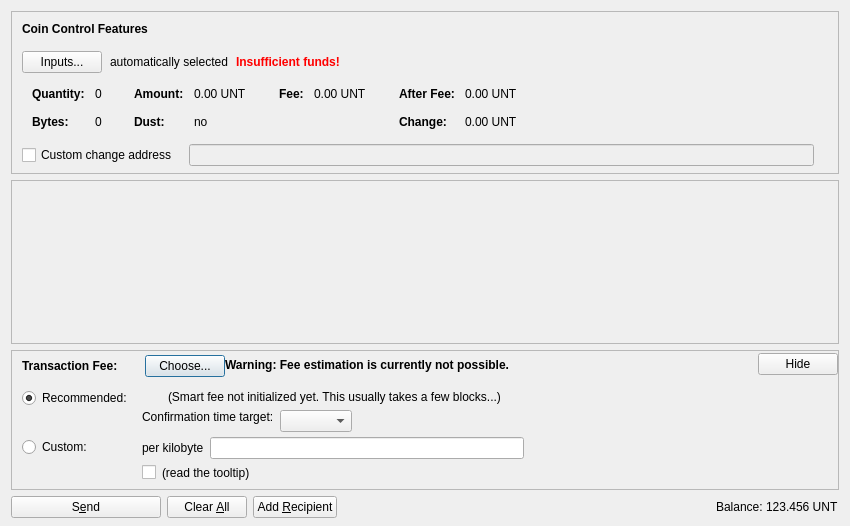
<?xml version="1.0" encoding="UTF-8"?>
<ui version="4.0">
 <class>SendCoinsDialog</class>
 <widget class="QDialog" name="SendCoinsDialog">
  <property name="geometry">
   <rect>
    <x>0</x>
    <y>0</y>
    <width>850</width>
    <height>526</height>
   </rect>
  </property>
  <property name="windowTitle">
   <string>Send Coins</string>
  </property>
  <layout class="QVBoxLayout" name="verticalLayout" stretch="0,1,0,0">
   <property name="bottomMargin">
    <number>8</number>
   </property>
   <item>
    <widget class="QFrame" name="frameCoinControl">
     <property name="sizePolicy">
      <sizepolicy hsizetype="Expanding" vsizetype="Expanding">
       <horstretch>0</horstretch>
       <verstretch>0</verstretch>
      </sizepolicy>
     </property>
     <property name="maximumSize">
      <size>
       <width>16777215</width>
       <height>16777215</height>
      </size>
     </property>
     <property name="frameShape">
      <enum>QFrame::StyledPanel</enum>
     </property>
     <property name="frameShadow">
      <enum>QFrame::Sunken</enum>
     </property>
     <layout class="QVBoxLayout" name="verticalLayoutCoinControl2">
      <property name="spacing">
       <number>0</number>
      </property>
      <property name="leftMargin">
       <number>0</number>
      </property>
      <property name="topMargin">
       <number>0</number>
      </property>
      <property name="rightMargin">
       <number>0</number>
      </property>
      <property name="bottomMargin">
       <number>6</number>
      </property>
      <item>
       <layout class="QVBoxLayout" name="verticalLayoutCoinControl" stretch="0,0,0,0,1">
        <property name="spacing">
         <number>0</number>
        </property>
        <property name="leftMargin">
         <number>10</number>
        </property>
        <property name="topMargin">
         <number>10</number>
        </property>
        <item>
         <layout class="QHBoxLayout" name="horizontalLayoutCoinControl1">
          <property name="bottomMargin">
           <number>15</number>
          </property>
          <item>
           <widget class="QLabel" name="labelCoinControlFeatures">
            <property name="sizePolicy">
             <sizepolicy hsizetype="Preferred" vsizetype="Maximum">
              <horstretch>0</horstretch>
              <verstretch>0</verstretch>
             </sizepolicy>
            </property>
            <property name="font">
             <font>
              <weight>75</weight>
              <bold>true</bold>
             </font>
            </property>
            <property name="styleSheet">
             <string notr="true">font-weight:bold;</string>
            </property>
            <property name="text">
             <string>Coin Control Features</string>
            </property>
           </widget>
          </item>
         </layout>
        </item>
        <item>
         <layout class="QHBoxLayout" name="horizontalLayoutCoinControl2" stretch="0,0,0,0">
          <property name="spacing">
           <number>8</number>
          </property>
          <property name="bottomMargin">
           <number>10</number>
          </property>
          <item>
           <widget class="QPushButton" name="pushButtonCoinControl">
            <property name="styleSheet">
             <string notr="true"/>
            </property>
            <property name="text">
             <string>Inputs...</string>
            </property>
            <property name="autoDefault">
             <bool>false</bool>
            </property>
           </widget>
          </item>
          <item>
           <widget class="QLabel" name="labelCoinControlAutomaticallySelected">
            <property name="text">
             <string>automatically selected</string>
            </property>
            <property name="margin">
             <number>5</number>
            </property>
           </widget>
          </item>
          <item>
           <widget class="QLabel" name="labelCoinControlInsuffFunds">
            <property name="font">
             <font>
              <weight>75</weight>
              <bold>true</bold>
             </font>
            </property>
            <property name="styleSheet">
             <string notr="true">color:red;font-weight:bold;</string>
            </property>
            <property name="text">
             <string>Insufficient funds!</string>
            </property>
            <property name="margin">
             <number>5</number>
            </property>
           </widget>
          </item>
          <item>
           <spacer name="horizontalSpacerCoinControl">
            <property name="orientation">
             <enum>Qt::Horizontal</enum>
            </property>
            <property name="sizeHint" stdset="0">
             <size>
              <width>40</width>
              <height>1</height>
             </size>
            </property>
           </spacer>
          </item>
         </layout>
        </item>
        <item>
         <widget class="QWidget" name="widgetCoinControl" native="true">
          <property name="sizePolicy">
           <sizepolicy hsizetype="Preferred" vsizetype="Preferred">
            <horstretch>0</horstretch>
            <verstretch>0</verstretch>
           </sizepolicy>
          </property>
          <property name="minimumSize">
           <size>
            <width>0</width>
            <height>0</height>
           </size>
          </property>
          <property name="styleSheet">
           <string notr="true"/>
          </property>
          <layout class="QHBoxLayout" name="horizontalLayoutCoinControl5">
           <property name="leftMargin">
            <number>0</number>
           </property>
           <property name="topMargin">
            <number>0</number>
           </property>
           <property name="rightMargin">
            <number>0</number>
           </property>
           <property name="bottomMargin">
            <number>0</number>
           </property>
           <item>
            <layout class="QHBoxLayout" name="horizontalLayoutCoinControl3" stretch="0,0,0,1">
             <property name="spacing">
              <number>20</number>
             </property>
             <property name="topMargin">
              <number>0</number>
             </property>
             <property name="bottomMargin">
              <number>10</number>
             </property>
             <item>
              <layout class="QFormLayout" name="formLayoutCoinControl1">
               <property name="horizontalSpacing">
                <number>10</number>
               </property>
               <property name="verticalSpacing">
                <number>14</number>
               </property>
               <property name="leftMargin">
                <number>10</number>
               </property>
               <property name="topMargin">
                <number>4</number>
               </property>
               <property name="rightMargin">
                <number>6</number>
               </property>
               <item row="0" column="0">
                <widget class="QLabel" name="labelCoinControlQuantityText">
                 <property name="font">
                  <font>
                   <weight>75</weight>
                   <bold>true</bold>
                  </font>
                 </property>
                 <property name="text">
                  <string>Quantity:</string>
                 </property>
                 <property name="margin">
                  <number>0</number>
                 </property>
                </widget>
               </item>
               <item row="0" column="1">
                <widget class="QLabel" name="labelCoinControlQuantity">
                 <property name="cursor">
                  <cursorShape>IBeamCursor</cursorShape>
                 </property>
                 <property name="contextMenuPolicy">
                  <enum>Qt::ActionsContextMenu</enum>
                 </property>
                 <property name="text">
                  <string notr="true">0</string>
                 </property>
                 <property name="margin">
                  <number>0</number>
                 </property>
                 <property name="textInteractionFlags">
                  <set>Qt::LinksAccessibleByMouse|Qt::TextSelectableByKeyboard|Qt::TextSelectableByMouse</set>
                 </property>
                </widget>
               </item>
               <item row="1" column="0">
                <widget class="QLabel" name="labelCoinControlBytesText">
                 <property name="font">
                  <font>
                   <weight>75</weight>
                   <bold>true</bold>
                  </font>
                 </property>
                 <property name="text">
                  <string>Bytes:</string>
                 </property>
                </widget>
               </item>
               <item row="1" column="1">
                <widget class="QLabel" name="labelCoinControlBytes">
                 <property name="cursor">
                  <cursorShape>IBeamCursor</cursorShape>
                 </property>
                 <property name="contextMenuPolicy">
                  <enum>Qt::ActionsContextMenu</enum>
                 </property>
                 <property name="text">
                  <string notr="true">0</string>
                 </property>
                 <property name="textInteractionFlags">
                  <set>Qt::LinksAccessibleByMouse|Qt::TextSelectableByKeyboard|Qt::TextSelectableByMouse</set>
                 </property>
                </widget>
               </item>
              </layout>
             </item>
             <item>
              <layout class="QFormLayout" name="formLayoutCoinControl2">
               <property name="horizontalSpacing">
                <number>10</number>
               </property>
               <property name="verticalSpacing">
                <number>14</number>
               </property>
               <property name="leftMargin">
                <number>6</number>
               </property>
               <property name="topMargin">
                <number>4</number>
               </property>
               <property name="rightMargin">
                <number>6</number>
               </property>
               <item row="0" column="0">
                <widget class="QLabel" name="labelCoinControlAmountText">
                 <property name="font">
                  <font>
                   <weight>75</weight>
                   <bold>true</bold>
                  </font>
                 </property>
                 <property name="text">
                  <string>Amount:</string>
                 </property>
                 <property name="margin">
                  <number>0</number>
                 </property>
                </widget>
               </item>
               <item row="0" column="1">
                <widget class="QLabel" name="labelCoinControlAmount">
                 <property name="cursor">
                  <cursorShape>IBeamCursor</cursorShape>
                 </property>
                 <property name="contextMenuPolicy">
                  <enum>Qt::ActionsContextMenu</enum>
                 </property>
                 <property name="text">
                  <string notr="true">0.00 UNT</string>
                 </property>
                 <property name="textInteractionFlags">
                  <set>Qt::LinksAccessibleByMouse|Qt::TextSelectableByKeyboard|Qt::TextSelectableByMouse</set>
                 </property>
                </widget>
               </item>
               <item row="1" column="0">
                <widget class="QLabel" name="labelCoinControlLowOutputText">
                 <property name="font">
                  <font>
                   <weight>75</weight>
                   <bold>true</bold>
                  </font>
                 </property>
                 <property name="text">
                  <string>Dust:</string>
                 </property>
                </widget>
               </item>
               <item row="1" column="1">
                <widget class="QLabel" name="labelCoinControlLowOutput">
                 <property name="cursor">
                  <cursorShape>IBeamCursor</cursorShape>
                 </property>
                 <property name="contextMenuPolicy">
                  <enum>Qt::ActionsContextMenu</enum>
                 </property>
                 <property name="text">
                  <string notr="true">no</string>
                 </property>
                 <property name="textInteractionFlags">
                  <set>Qt::LinksAccessibleByMouse|Qt::TextSelectableByKeyboard|Qt::TextSelectableByMouse</set>
                 </property>
                </widget>
               </item>
              </layout>
             </item>
             <item>
              <layout class="QFormLayout" name="formLayoutCoinControl3">
               <property name="horizontalSpacing">
                <number>10</number>
               </property>
               <property name="verticalSpacing">
                <number>14</number>
               </property>
               <property name="leftMargin">
                <number>6</number>
               </property>
               <property name="topMargin">
                <number>4</number>
               </property>
               <property name="rightMargin">
                <number>6</number>
               </property>
               <item row="0" column="0">
                <widget class="QLabel" name="labelCoinControlFeeText">
                 <property name="font">
                  <font>
                   <weight>75</weight>
                   <bold>true</bold>
                  </font>
                 </property>
                 <property name="text">
                  <string>Fee:</string>
                 </property>
                 <property name="margin">
                  <number>0</number>
                 </property>
                </widget>
               </item>
               <item row="0" column="1">
                <widget class="QLabel" name="labelCoinControlFee">
                 <property name="cursor">
                  <cursorShape>IBeamCursor</cursorShape>
                 </property>
                 <property name="contextMenuPolicy">
                  <enum>Qt::ActionsContextMenu</enum>
                 </property>
                 <property name="text">
                  <string notr="true">0.00 UNT</string>
                 </property>
                 <property name="textInteractionFlags">
                  <set>Qt::LinksAccessibleByMouse|Qt::TextSelectableByKeyboard|Qt::TextSelectableByMouse</set>
                 </property>
                </widget>
               </item>
              </layout>
             </item>
             <item>
              <layout class="QFormLayout" name="formLayoutCoinControl4">
               <property name="horizontalSpacing">
                <number>10</number>
               </property>
               <property name="verticalSpacing">
                <number>14</number>
               </property>
               <property name="leftMargin">
                <number>6</number>
               </property>
               <property name="topMargin">
                <number>4</number>
               </property>
               <property name="rightMargin">
                <number>6</number>
               </property>
               <item row="0" column="0">
                <widget class="QLabel" name="labelCoinControlAfterFeeText">
                 <property name="font">
                  <font>
                   <weight>75</weight>
                   <bold>true</bold>
                  </font>
                 </property>
                 <property name="text">
                  <string>After Fee:</string>
                 </property>
                 <property name="margin">
                  <number>0</number>
                 </property>
                </widget>
               </item>
               <item row="0" column="1">
                <widget class="QLabel" name="labelCoinControlAfterFee">
                 <property name="cursor">
                  <cursorShape>IBeamCursor</cursorShape>
                 </property>
                 <property name="contextMenuPolicy">
                  <enum>Qt::ActionsContextMenu</enum>
                 </property>
                 <property name="text">
                  <string notr="true">0.00 UNT</string>
                 </property>
                 <property name="textInteractionFlags">
                  <set>Qt::LinksAccessibleByMouse|Qt::TextSelectableByKeyboard|Qt::TextSelectableByMouse</set>
                 </property>
                </widget>
               </item>
               <item row="1" column="0">
                <widget class="QLabel" name="labelCoinControlChangeText">
                 <property name="font">
                  <font>
                   <weight>75</weight>
                   <bold>true</bold>
                  </font>
                 </property>
                 <property name="text">
                  <string>Change:</string>
                 </property>
                </widget>
               </item>
               <item row="1" column="1">
                <widget class="QLabel" name="labelCoinControlChange">
                 <property name="cursor">
                  <cursorShape>IBeamCursor</cursorShape>
                 </property>
                 <property name="contextMenuPolicy">
                  <enum>Qt::ActionsContextMenu</enum>
                 </property>
                 <property name="text">
                  <string notr="true">0.00 UNT</string>
                 </property>
                 <property name="textInteractionFlags">
                  <set>Qt::LinksAccessibleByMouse|Qt::TextSelectableByKeyboard|Qt::TextSelectableByMouse</set>
                 </property>
                </widget>
               </item>
              </layout>
             </item>
            </layout>
           </item>
          </layout>
         </widget>
        </item>
        <item>
         <layout class="QHBoxLayout" name="horizontalLayoutCoinControl4" stretch="0,0,0">
          <property name="spacing">
           <number>12</number>
          </property>
          <property name="sizeConstraint">
           <enum>QLayout::SetDefaultConstraint</enum>
          </property>
          <property name="topMargin">
           <number>5</number>
          </property>
          <property name="rightMargin">
           <number>5</number>
          </property>
          <item>
           <widget class="QCheckBox" name="checkBoxCoinControlChange">
            <property name="toolTip">
             <string>If this is activated, but the change address is empty or invalid, change will be sent to a newly generated address.</string>
            </property>
            <property name="text">
             <string>Custom change address</string>
            </property>
           </widget>
          </item>
          <item>
           <widget class="QValidatedLineEdit" name="lineEditCoinControlChange">
            <property name="enabled">
             <bool>false</bool>
            </property>
            <property name="sizePolicy">
             <sizepolicy hsizetype="Expanding" vsizetype="Fixed">
              <horstretch>0</horstretch>
              <verstretch>0</verstretch>
             </sizepolicy>
            </property>
           </widget>
          </item>
          <item>
           <widget class="QLabel" name="labelCoinControlChangeLabel">
            <property name="sizePolicy">
             <sizepolicy hsizetype="Preferred" vsizetype="Expanding">
              <horstretch>0</horstretch>
              <verstretch>0</verstretch>
             </sizepolicy>
            </property>
            <property name="minimumSize">
             <size>
              <width>0</width>
              <height>0</height>
             </size>
            </property>
            <property name="text">
             <string/>
            </property>
            <property name="margin">
             <number>3</number>
            </property>
           </widget>
          </item>
         </layout>
        </item>
        <item>
         <spacer name="verticalSpacerCoinControl">
          <property name="orientation">
           <enum>Qt::Vertical</enum>
          </property>
          <property name="sizeHint" stdset="0">
           <size>
            <width>800</width>
            <height>1</height>
           </size>
          </property>
         </spacer>
        </item>
       </layout>
      </item>
     </layout>
    </widget>
   </item>
   <item>
    <widget class="QScrollArea" name="scrollArea">
     <property name="widgetResizable">
      <bool>true</bool>
     </property>
     <widget class="QWidget" name="scrollAreaWidgetContents">
      <property name="geometry">
       <rect>
        <x>0</x>
        <y>0</y>
        <width>830</width>
        <height>104</height>
       </rect>
      </property>
      <layout class="QVBoxLayout" name="verticalLayout_2" stretch="0,1">
       <property name="leftMargin">
        <number>0</number>
       </property>
       <property name="topMargin">
        <number>0</number>
       </property>
       <property name="rightMargin">
        <number>0</number>
       </property>
       <property name="bottomMargin">
        <number>0</number>
       </property>
       <item>
        <layout class="QVBoxLayout" name="entries">
         <property name="spacing">
          <number>6</number>
         </property>
        </layout>
       </item>
       <item>
        <spacer name="verticalSpacer">
         <property name="orientation">
          <enum>Qt::Vertical</enum>
         </property>
         <property name="sizeHint" stdset="0">
          <size>
           <width>20</width>
           <height>40</height>
          </size>
         </property>
        </spacer>
       </item>
      </layout>
     </widget>
    </widget>
   </item>
   <item>
    <widget class="QFrame" name="frameFee">
     <property name="sizePolicy">
      <sizepolicy hsizetype="Expanding" vsizetype="Expanding">
       <horstretch>0</horstretch>
       <verstretch>0</verstretch>
      </sizepolicy>
     </property>
     <property name="maximumSize">
      <size>
       <width>16777215</width>
       <height>16777215</height>
      </size>
     </property>
     <property name="frameShape">
      <enum>QFrame::StyledPanel</enum>
     </property>
     <property name="frameShadow">
      <enum>QFrame::Sunken</enum>
     </property>
     <layout class="QVBoxLayout" name="verticalLayoutFee1">
      <property name="spacing">
       <number>0</number>
      </property>
      <property name="leftMargin">
       <number>0</number>
      </property>
      <property name="topMargin">
       <number>0</number>
      </property>
      <property name="rightMargin">
       <number>0</number>
      </property>
      <property name="bottomMargin">
       <number>0</number>
      </property>
      <item>
       <layout class="QVBoxLayout" name="verticalLayoutFee2" stretch="0,0,0">
        <property name="spacing">
         <number>0</number>
        </property>
        <property name="leftMargin">
         <number>10</number>
        </property>
        <property name="topMargin">
         <number>0</number>
        </property>
        <item>
         <layout class="QHBoxLayout" name="horizontalLayoutFee1">
          <property name="bottomMargin">
           <number>0</number>
          </property>
          <item>
           <layout class="QVBoxLayout" name="verticalLayoutFee7">
            <property name="spacing">
             <number>0</number>
            </property>
            <item>
             <spacer name="verticalSpacerSmartFee">
              <property name="orientation">
               <enum>Qt::Vertical</enum>
              </property>
              <property name="sizeType">
               <enum>QSizePolicy::Fixed</enum>
              </property>
              <property name="sizeHint" stdset="0">
               <size>
                <width>1</width>
                <height>4</height>
               </size>
              </property>
             </spacer>
            </item>
            <item>
             <layout class="QHBoxLayout" name="horizontalLayoutSmartFee">
              <property name="spacing">
               <number>10</number>
              </property>
              <item>
               <widget class="QLabel" name="labelFeeHeadline">
                <property name="sizePolicy">
                 <sizepolicy hsizetype="Preferred" vsizetype="Maximum">
                  <horstretch>0</horstretch>
                  <verstretch>0</verstretch>
                 </sizepolicy>
                </property>
                <property name="font">
                 <font>
                  <weight>75</weight>
                  <bold>true</bold>
                 </font>
                </property>
                <property name="styleSheet">
                 <string notr="true">font-weight:bold;</string>
                </property>
                <property name="text">
                 <string>Transaction Fee:</string>
                </property>
               </widget>
              </item>
              <item>
               <widget class="QLabel" name="labelFeeMinimized">
                <property name="text">
                 <string/>
                </property>
               </widget>
              </item>
              <item>
               <widget class="QPushButton" name="buttonChooseFee">
                <property name="text">
                 <string>Choose...</string>
                </property>
               </widget>
              </item>
             </layout>
            </item>
            <item>
             <spacer name="verticalSpacer_5">
              <property name="orientation">
               <enum>Qt::Vertical</enum>
              </property>
              <property name="sizeHint" stdset="0">
               <size>
                <width>1</width>
                <height>1</height>
               </size>
              </property>
             </spacer>
            </item>
           </layout>
          </item>
          <item>
           <widget class="QLabel" name="fallbackFeeWarningLabel">
            <property name="toolTip">
             <string>Using the fallbackfee can result in sending a transaction that will take several hours or days (or never) to confirm. Consider choosing your fee manually or wait until you have validated the complete chain.</string>
            </property>
            <property name="font">
            <font>
                <weight>75</weight>
                <bold>true</bold>
            </font>
            </property>
            <property name="text">
             <string>Warning: Fee estimation is currently not possible.</string>
            </property>
            <property name="wordWrap">
             <bool>false</bool>
            </property>
           </widget>
          </item>
          <item>
           <spacer name="horizontalSpacer_4">
            <property name="orientation">
             <enum>Qt::Horizontal</enum>
            </property>
            <property name="sizeType">
             <enum>QSizePolicy::MinimumExpanding</enum>
            </property>
            <property name="sizeHint" stdset="0">
             <size>
              <width>40</width>
              <height>20</height>
             </size>
            </property>
           </spacer>
          </item>
          <item>
           <widget class="QPushButton" name="buttonMinimizeFee">
            <property name="toolTip">
             <string>collapse fee-settings</string>
            </property>
            <property name="text">
             <string>Hide</string>
            </property>
           </widget>
          </item>
         </layout>
        </item>
        <item>
         <widget class="QFrame" name="frameFeeSelection">
          <layout class="QVBoxLayout" name="verticalLayoutFee12">
           <property name="spacing">
            <number>0</number>
           </property>
           <property name="leftMargin">
            <number>0</number>
           </property>
           <property name="topMargin">
            <number>0</number>
           </property>
           <property name="rightMargin">
            <number>0</number>
           </property>
           <property name="bottomMargin">
            <number>0</number>
           </property>
           <item>
            <layout class="QGridLayout" name="gridLayoutFee">
             <property name="topMargin">
              <number>10</number>
             </property>
             <property name="bottomMargin">
              <number>4</number>
             </property>
             <property name="horizontalSpacing">
              <number>10</number>
             </property>
             <property name="verticalSpacing">
              <number>4</number>
             </property>
             <item row="1" column="1">
              <layout class="QVBoxLayout" name="verticalLayoutFee8">
               <property name="spacing">
                <number>6</number>
               </property>
               <item>
                <layout class="QHBoxLayout" name="horizontalLayoutFee13">
                 <item>
                  <widget class="QLabel" name="labelCustomPerKilobyte">
                   <property name="toolTip">
                    <string>If the custom fee is set to 1000 satoshis and the transaction is only 250 bytes, then &quot;per kilobyte&quot; only pays 250 satoshis in fee, while &quot;total at least&quot; pays 1000 satoshis. For transactions bigger than a kilobyte both pay by kilobyte.</string>
                   </property>
                   <property name="text">
                    <string>per kilobyte</string>
                   </property>
                  </widget>
                 </item>
                 <item>
                  <widget class="BitcoinAmountField" name="customFee"/>
                 </item>
                 <item>
                  <spacer name="horizontalSpacer_6">
                   <property name="orientation">
                    <enum>Qt::Horizontal</enum>
                   </property>
                   <property name="sizeHint" stdset="0">
                    <size>
                     <width>1</width>
                     <height>1</height>
                    </size>
                   </property>
                  </spacer>
                 </item>
                </layout>
               </item>
               <item>
                <layout class="QHBoxLayout" name="horizontalLayoutFee8">
                 <item>
                  <widget class="QCheckBox" name="checkBoxMinimumFee">
                   <property name="toolTip">
                    <string>Paying only the minimum fee is just fine as long as there is less transaction volume than space in the blocks. But be aware that this can end up in a never confirming transaction once there is more demand for unit transactions than the network can process.</string>
                   </property>
                   <property name="text">
                    <string/>
                   </property>
                  </widget>
                 </item>
                 <item>
                  <widget class="QLabel" name="labelMinFeeWarning">
                   <property name="enabled">
                    <bool>true</bool>
                   </property>
                   <property name="toolTip">
                    <string>Paying only the minimum fee is just fine as long as there is less transaction volume than space in the blocks. But be aware that this can end up in a never confirming transaction once there is more demand for unit transactions than the network can process.</string>
                   </property>
                   <property name="text">
                    <string>(read the tooltip)</string>
                   </property>
                   <property name="margin">
                    <number>5</number>
                   </property>
                  </widget>
                 </item>
                 <item>
                  <spacer name="horizontalSpacer_2">
                   <property name="orientation">
                    <enum>Qt::Horizontal</enum>
                   </property>
                   <property name="sizeHint" stdset="0">
                    <size>
                     <width>1</width>
                     <height>1</height>
                    </size>
                   </property>
                  </spacer>
                 </item>
                </layout>
               </item>
              </layout>
             </item>
             <item row="0" column="0">
              <layout class="QVBoxLayout" name="verticalLayoutFee4" stretch="0,1">
               <item>
                <widget class="QRadioButton" name="radioSmartFee">
                 <property name="text">
                  <string>Recommended:</string>
                 </property>
                 <property name="checked">
                  <bool>true</bool>
                 </property>
                 <attribute name="buttonGroup">
                  <string notr="true">groupFee</string>
                 </attribute>
                </widget>
               </item>
               <item>
                <spacer name="verticalSpacer_2">
                 <property name="orientation">
                  <enum>Qt::Vertical</enum>
                 </property>
                 <property name="sizeHint" stdset="0">
                  <size>
                   <width>1</width>
                   <height>1</height>
                  </size>
                 </property>
                </spacer>
               </item>
              </layout>
             </item>
             <item row="1" column="0">
              <layout class="QVBoxLayout" name="verticalLayoutFee9" stretch="0,1">
               <item>
                <widget class="QRadioButton" name="radioCustomFee">
                 <property name="text">
                  <string>Custom:</string>
                 </property>
                 <attribute name="buttonGroup">
                  <string notr="true">groupFee</string>
                 </attribute>
                </widget>
               </item>
               <item>
                <spacer name="verticalSpacer_6">
                 <property name="orientation">
                  <enum>Qt::Vertical</enum>
                 </property>
                 <property name="sizeHint" stdset="0">
                  <size>
                   <width>1</width>
                   <height>1</height>
                  </size>
                 </property>
                </spacer>
               </item>
              </layout>
             </item>
             <item row="0" column="1">
              <layout class="QVBoxLayout" name="verticalLayoutFee3" stretch="0,0,1">
               <property name="spacing">
                <number>6</number>
               </property>
               <property name="topMargin">
                <number>2</number>
               </property>
               <item>
                <layout class="QHBoxLayout" name="horizontalLayoutFee12">
                 <item>
                  <widget class="QLabel" name="labelSmartFee">
                   <property name="text">
                    <string/>
                   </property>
                   <property name="margin">
                    <number>2</number>
                   </property>
                  </widget>
                 </item>
                 <item>
                  <widget class="QLabel" name="labelFeeEstimation">
                   <property name="text">
                    <string/>
                   </property>
                  </widget>
                 </item>
                 <item>
                  <widget class="QLabel" name="labelSmartFee2">
                   <property name="text">
                    <string>(Smart fee not initialized yet. This usually takes a few blocks...)</string>
                   </property>
                   <property name="margin">
                    <number>2</number>
                   </property>
                  </widget>
                 </item>
                 <item>
                  <spacer name="horizontalSpacer_5">
                   <property name="orientation">
                    <enum>Qt::Horizontal</enum>
                   </property>
                   <property name="sizeHint" stdset="0">
                    <size>
                     <width>1</width>
                     <height>1</height>
                    </size>
                   </property>
                  </spacer>
                 </item>
                </layout>
               </item>
               <item>
                <layout class="QHBoxLayout" name="horizontalLayoutFee9">
                 <item>
                  <layout class="QVBoxLayout" name="verticalLayoutFee6">
                   <item>
                    <widget class="QLabel" name="labelSmartFee3">
                     <property name="text">
                      <string>Confirmation time target:</string>
                     </property>
                     <property name="margin">
                      <number>2</number>
                     </property>
                    </widget>
                   </item>
                   <item>
                    <spacer name="verticalSpacer_3">
                     <property name="orientation">
                      <enum>Qt::Vertical</enum>
                     </property>
                     <property name="sizeHint" stdset="0">
                      <size>
                       <width>1</width>
                       <height>1</height>
                      </size>
                     </property>
                    </spacer>
                   </item>
                  </layout>
                 </item>
                 <item>
                  <layout class="QVBoxLayout" name="verticalLayoutFee5">
                   <property name="rightMargin">
                    <number>30</number>
                   </property>
                   <item>
                    <layout class="QHBoxLayout" name="horizontalLayoutConfTarget">
                     <property name="bottomMargin">
                      <number>0</number>
                     </property>
                     <item>
                      <widget class="QComboBox" name="confTargetSelector"/>
                     </item>
                     <item>
                      <spacer name="horizontalSpacerConfTarget">
                       <property name="orientation">
                        <enum>Qt::Horizontal</enum>
                       </property>
                       <property name="sizeHint" stdset="0">
                        <size>
                         <width>40</width>
                         <height>20</height>
                        </size>
                       </property>
                      </spacer>
                     </item>
                    </layout>
                   </item>
                  </layout>
                 </item>
                </layout>
               </item>
               <item>
                <spacer name="verticalSpacer_4">
                 <property name="orientation">
                  <enum>Qt::Vertical</enum>
                 </property>
                 <property name="sizeHint" stdset="0">
                  <size>
                   <width>1</width>
                   <height>1</height>
                  </size>
                 </property>
                </spacer>
               </item>
              </layout>
             </item>
            </layout>
           </item>
          </layout>
         </widget>
        </item>
        <item>
         <spacer name="verticalSpacerFee">
          <property name="orientation">
           <enum>Qt::Vertical</enum>
          </property>
          <property name="sizeHint" stdset="0">
           <size>
            <width>40</width>
            <height>5</height>
           </size>
          </property>
         </spacer>
        </item>
       </layout>
      </item>
     </layout>
    </widget>
   </item>
   <item>
    <layout class="QHBoxLayout" name="horizontalLayout">
     <item>
      <widget class="QPushButton" name="sendButton">
       <property name="minimumSize">
        <size>
         <width>150</width>
         <height>0</height>
        </size>
       </property>
       <property name="toolTip">
        <string>Confirm the send action</string>
       </property>
       <property name="text">
        <string>S&amp;end</string>
       </property>
       <property name="icon">
        <iconset resource="../bitcoin.qrc">
         <normaloff>:/icons/send</normaloff>:/icons/send</iconset>
       </property>
       <property name="autoDefault">
        <bool>false</bool>
       </property>
       <property name="default">
        <bool>false</bool>
       </property>
      </widget>
     </item>
     <item>
      <widget class="QPushButton" name="clearButton">
       <property name="sizePolicy">
        <sizepolicy hsizetype="Minimum" vsizetype="Fixed">
         <horstretch>0</horstretch>
         <verstretch>0</verstretch>
        </sizepolicy>
       </property>
       <property name="toolTip">
        <string>Clear all fields of the form.</string>
       </property>
       <property name="text">
        <string>Clear &amp;All</string>
       </property>
       <property name="icon">
        <iconset resource="../bitcoin.qrc">
         <normaloff>:/icons/remove</normaloff>:/icons/remove</iconset>
       </property>
       <property name="autoDefault">
        <bool>false</bool>
       </property>
      </widget>
     </item>
     <item>
      <widget class="QPushButton" name="addButton">
       <property name="toolTip">
        <string>Send to multiple recipients at once</string>
       </property>
       <property name="text">
        <string>Add &amp;Recipient</string>
       </property>
       <property name="icon">
        <iconset resource="../bitcoin.qrc">
         <normaloff>:/icons/add</normaloff>:/icons/add</iconset>
       </property>
       <property name="autoDefault">
        <bool>false</bool>
       </property>
      </widget>
     </item>
     <item>
      <spacer name="horizontalSpacer">
       <property name="orientation">
        <enum>Qt::Horizontal</enum>
       </property>
       <property name="sizeHint" stdset="0">
        <size>
         <width>40</width>
         <height>20</height>
        </size>
       </property>
      </spacer>
     </item>
     <item>
      <layout class="QHBoxLayout" name="horizontalLayout_2">
       <property name="spacing">
        <number>3</number>
       </property>
       <item>
        <widget class="QLabel" name="label">
         <property name="sizePolicy">
          <sizepolicy hsizetype="Preferred" vsizetype="Fixed">
           <horstretch>0</horstretch>
           <verstretch>0</verstretch>
          </sizepolicy>
         </property>
         <property name="text">
          <string>Balance:</string>
         </property>
        </widget>
       </item>
       <item>
        <widget class="QLabel" name="labelBalance">
         <property name="sizePolicy">
          <sizepolicy hsizetype="Preferred" vsizetype="Fixed">
           <horstretch>0</horstretch>
           <verstretch>0</verstretch>
          </sizepolicy>
         </property>
         <property name="cursor">
          <cursorShape>IBeamCursor</cursorShape>
         </property>
         <property name="text">
          <string notr="true">123.456 UNT</string>
         </property>
         <property name="textInteractionFlags">
          <set>Qt::LinksAccessibleByMouse|Qt::TextSelectableByKeyboard|Qt::TextSelectableByMouse</set>
         </property>
        </widget>
       </item>
      </layout>
     </item>
    </layout>
   </item>
  </layout>
 </widget>
 <customwidgets>
  <customwidget>
   <class>QValidatedLineEdit</class>
   <extends>QLineEdit</extends>
   <header>qt/qvalidatedlineedit.h</header>
  </customwidget>
  <customwidget>
   <class>BitcoinAmountField</class>
   <extends>QLineEdit</extends>
   <header>qt/bitcoinamountfield.h</header>
   <container>1</container>
  </customwidget>
 </customwidgets>
 <resources>
  <include location="../bitcoin.qrc"/>
 </resources>
 <connections/>
 <buttongroups>
  <buttongroup name="groupFee"/>
 </buttongroups>
</ui>
